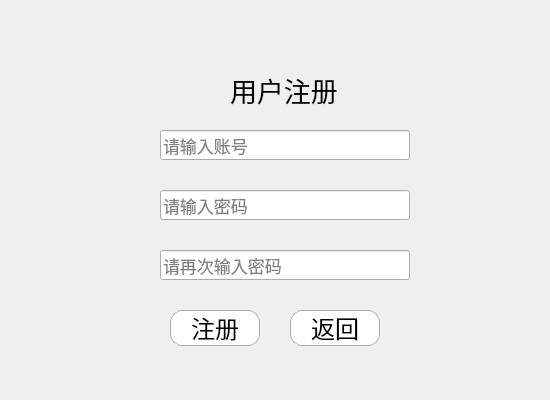
<?xml version="1.0" encoding="UTF-8"?>
<ui version="4.0">
 <class>RegDlg</class>
 <widget class="QDialog" name="RegDlg">
  <property name="geometry">
   <rect>
    <x>0</x>
    <y>0</y>
    <width>550</width>
    <height>400</height>
   </rect>
  </property>
  <property name="minimumSize">
   <size>
    <width>550</width>
    <height>400</height>
   </size>
  </property>
  <property name="maximumSize">
   <size>
    <width>550</width>
    <height>400</height>
   </size>
  </property>
  <property name="windowTitle">
   <string>Dialog</string>
  </property>
  <widget class="QLabel" name="bglabel">
   <property name="geometry">
    <rect>
     <x>0</x>
     <y>0</y>
     <width>550</width>
     <height>400</height>
    </rect>
   </property>
   <property name="text">
    <string/>
   </property>
   <property name="pixmap">
    <pixmap resource="figures.qrc">:/img/source/figures/background.png</pixmap>
   </property>
   <property name="scaledContents">
    <bool>true</bool>
   </property>
  </widget>
  <widget class="QLineEdit" name="AccountEdit">
   <property name="geometry">
    <rect>
     <x>160</x>
     <y>130</y>
     <width>250</width>
     <height>30</height>
    </rect>
   </property>
   <property name="font">
    <font>
     <family>华文楷体</family>
     <pointsize>13</pointsize>
    </font>
   </property>
   <property name="placeholderText">
    <string>请输入账号</string>
   </property>
  </widget>
  <widget class="QLineEdit" name="PasswordEdit">
   <property name="geometry">
    <rect>
     <x>160</x>
     <y>190</y>
     <width>250</width>
     <height>30</height>
    </rect>
   </property>
   <property name="font">
    <font>
     <family>华文楷体</family>
     <pointsize>13</pointsize>
    </font>
   </property>
   <property name="echoMode">
    <enum>QLineEdit::EchoMode::Password</enum>
   </property>
   <property name="placeholderText">
    <string>请输入密码</string>
   </property>
  </widget>
  <widget class="QLineEdit" name="RePasswordEdit">
   <property name="geometry">
    <rect>
     <x>160</x>
     <y>250</y>
     <width>250</width>
     <height>30</height>
    </rect>
   </property>
   <property name="font">
    <font>
     <family>华文楷体</family>
     <pointsize>13</pointsize>
    </font>
   </property>
   <property name="echoMode">
    <enum>QLineEdit::EchoMode::Password</enum>
   </property>
   <property name="placeholderText">
    <string>请再次输入密码</string>
   </property>
  </widget>
  <widget class="QPushButton" name="regBtn">
   <property name="geometry">
    <rect>
     <x>170</x>
     <y>310</y>
     <width>90</width>
     <height>36</height>
    </rect>
   </property>
   <property name="font">
    <font>
     <family>华文楷体</family>
     <pointsize>18</pointsize>
    </font>
   </property>
   <property name="styleSheet">
    <string notr="true">QPushButton {
    background-color: white;
    color: black;
    border: 1px solid #ababab;
    border-radius: 12px;
}</string>
   </property>
   <property name="text">
    <string>注册</string>
   </property>
  </widget>
  <widget class="QPushButton" name="backBtn">
   <property name="geometry">
    <rect>
     <x>290</x>
     <y>310</y>
     <width>90</width>
     <height>36</height>
    </rect>
   </property>
   <property name="font">
    <font>
     <family>华文楷体</family>
     <pointsize>18</pointsize>
    </font>
   </property>
   <property name="styleSheet">
    <string notr="true">QPushButton {
    background-color: white;
    color: black;
    border: 1px solid #ababab;
    border-radius: 12px;
}</string>
   </property>
   <property name="text">
    <string>返回</string>
   </property>
  </widget>
  <widget class="QLabel" name="label">
   <property name="geometry">
    <rect>
     <x>230</x>
     <y>70</y>
     <width>111</width>
     <height>40</height>
    </rect>
   </property>
   <property name="font">
    <font>
     <family>华文楷体</family>
     <pointsize>20</pointsize>
    </font>
   </property>
   <property name="text">
    <string>用户注册</string>
   </property>
  </widget>
  <widget class="QLabel" name="registerlabel">
   <property name="geometry">
    <rect>
     <x>190</x>
     <y>70</y>
     <width>40</width>
     <height>40</height>
    </rect>
   </property>
   <property name="text">
    <string/>
   </property>
   <property name="pixmap">
    <pixmap resource="figures.qrc">:/img/source/figures/register.png</pixmap>
   </property>
   <property name="scaledContents">
    <bool>true</bool>
   </property>
  </widget>
  <widget class="QLabel" name="accountlabel">
   <property name="geometry">
    <rect>
     <x>110</x>
     <y>125</y>
     <width>40</width>
     <height>40</height>
    </rect>
   </property>
   <property name="text">
    <string/>
   </property>
   <property name="pixmap">
    <pixmap resource="figures.qrc">:/img/source/figures/account.png</pixmap>
   </property>
   <property name="scaledContents">
    <bool>true</bool>
   </property>
  </widget>
  <widget class="QLabel" name="passwordlabel">
   <property name="geometry">
    <rect>
     <x>110</x>
     <y>185</y>
     <width>40</width>
     <height>40</height>
    </rect>
   </property>
   <property name="text">
    <string/>
   </property>
   <property name="pixmap">
    <pixmap resource="figures.qrc">:/img/source/figures/password.png</pixmap>
   </property>
   <property name="scaledContents">
    <bool>true</bool>
   </property>
  </widget>
  <widget class="QLabel" name="repasswordlabel">
   <property name="geometry">
    <rect>
     <x>110</x>
     <y>245</y>
     <width>40</width>
     <height>40</height>
    </rect>
   </property>
   <property name="text">
    <string/>
   </property>
   <property name="pixmap">
    <pixmap resource="figures.qrc">:/img/source/figures/repassword.png</pixmap>
   </property>
   <property name="scaledContents">
    <bool>true</bool>
   </property>
  </widget>
 </widget>
 <resources>
  <include location="figures.qrc"/>
 </resources>
 <connections/>
</ui>
